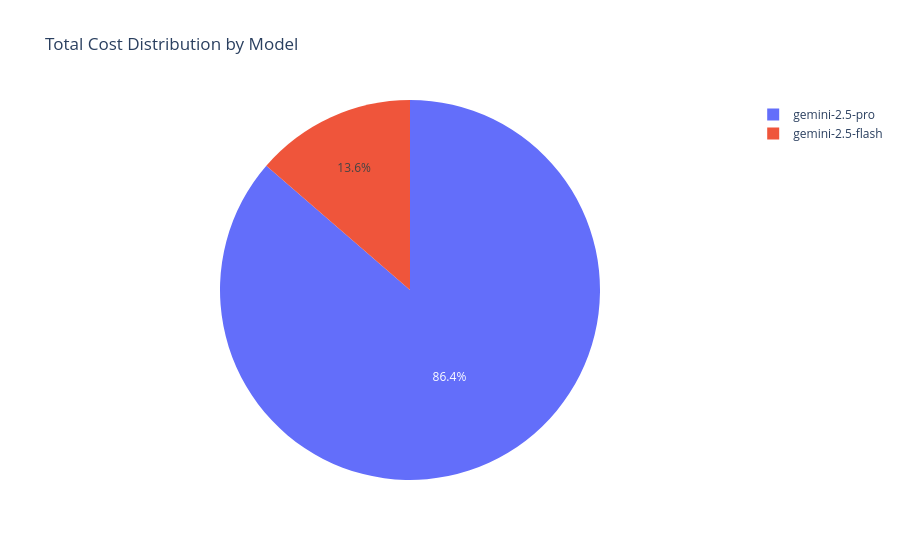

The notebook cell saved with this chart:
### Markdown cell above
## 3. Multi-Model Hybrid Analysis

Compare hybrid pipelines (using different models per stage) vs single-model pipelines.

### Code cell
# Cost breakdown by model used
cost_by_model = get_cost_by_model()
if not cost_by_model.empty:
    print("Cost by Model:")
    display(cost_by_model)
    
    fig = px.pie(
        cost_by_model,
        values='total_cost',
        names='model',
        title='Total Cost Distribution by Model'
    )
    fig.show()

### Figure 1 — Plotly figure (JSON) as saved in the notebook; plotly's stock layout.template omitted (floating-point values rounded to 4 significant figures)
{"data": [{"domain": {"x": [0, 1], "y": [0, 1]}, "hovertemplate": "model=%{label}<br>total_cost=%{value}<extra></extra>", "labels": ["gemini-2.5-pro", "gemini-2.5-flash"], "legendgroup": "", "name": "", "showlegend": true, "type": "pie", "values": [5.523, 0.8729]}], "layout": {"legend": {"tracegroupgap": 0}, "title": {"text": "Total Cost Distribution by Model"}}}
